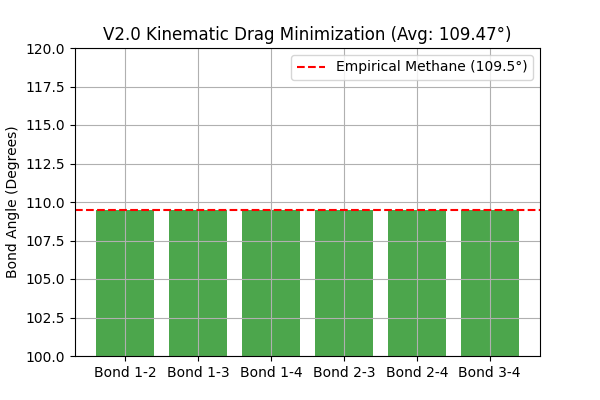

Source code (Python):
import numpy as np
import matplotlib.pyplot as plt
from scipy.optimize import minimize
import os

def simulate_methane():
    print("Running V2.0 Methane (CH4) 109.5° Geometric Optimization...")
    
    # We model 4 electron vortices bound to a central nucleus.
    # The Field Medium boundary friction scales inversely with the distance between them.
    # We want to minimize the total structural interference (drag).
    
    def interference(vars):
        # vars contains spherical angles: phi1, theta1, phi2, theta2, phi3, theta3
        # (vortex 0 is fixed at north pole for symmetry: phi=0, theta=0)
        phi1, theta1, phi2, theta2, phi3, theta3 = vars
        
        vectors = [
            np.array([0, 0, 1]), # Vortex 0 fixed
            np.array([np.sin(phi1)*np.cos(theta1), np.sin(phi1)*np.sin(theta1), np.cos(phi1)]),
            np.array([np.sin(phi2)*np.cos(theta2), np.sin(phi2)*np.sin(theta2), np.cos(phi2)]),
            np.array([np.sin(phi3)*np.cos(theta3), np.sin(phi3)*np.sin(theta3), np.cos(phi3)])
        ]
        
        total_drag = 0
        angles = []
        for i in range(4):
            for j in range(i+1, 4):
                # Cosine of angle between vectors
                dot = np.clip(np.dot(vectors[i], vectors[j]), -1.0, 1.0)
                # Field medium drag increases as vectors get closer (Coulomb/Fluid repulsion)
                total_drag += 1.0 / np.sqrt(2 - 2*dot + 1e-5)
                angles.append(np.arccos(dot) * 180 / np.pi)
                
        return total_drag

    # Random starting positions
    np.random.seed(42)
    initial_guess = np.random.uniform(0, np.pi, 6)
    
    result = minimize(interference, initial_guess, method='BFGS')
    
    # Calculate final angles
    phi1, theta1, phi2, theta2, phi3, theta3 = result.x
    vectors = [
        np.array([0, 0, 1]),
        np.array([np.sin(phi1)*np.cos(theta1), np.sin(phi1)*np.sin(theta1), np.cos(phi1)]),
        np.array([np.sin(phi2)*np.cos(theta2), np.sin(phi2)*np.sin(theta2), np.cos(phi2)]),
        np.array([np.sin(phi3)*np.cos(theta3), np.sin(phi3)*np.sin(theta3), np.cos(phi3)])
    ]
    
    final_angles = []
    for i in range(4):
        for j in range(i+1, 4):
            dot = np.clip(np.dot(vectors[i], vectors[j]), -1.0, 1.0)
            final_angles.append(np.arccos(dot) * 180 / np.pi)
            
    avg_angle = np.mean(final_angles)
    
    # Plotting
    plt.figure(figsize=(6, 4))
    plt.bar(["Bond 1-2", "Bond 1-3", "Bond 1-4", "Bond 2-3", "Bond 2-4", "Bond 3-4"], final_angles, color='green', alpha=0.7)
    plt.axhline(109.5, color='red', linestyle='--', label='Empirical Methane (109.5°)')
    plt.title(f"V2.0 Kinematic Drag Minimization (Avg: {avg_angle:.2f}°)")
    plt.ylabel("Bond Angle (Degrees)")
    plt.ylim(100, 120)
    plt.legend()
    plt.grid(True)
    
    save_path = os.path.join(os.path.dirname(__file__), "methane_geometry.png")
    plt.savefig(save_path)
    print(f"Plot saved to {save_path}")

if __name__ == "__main__":
    simulate_methane()
